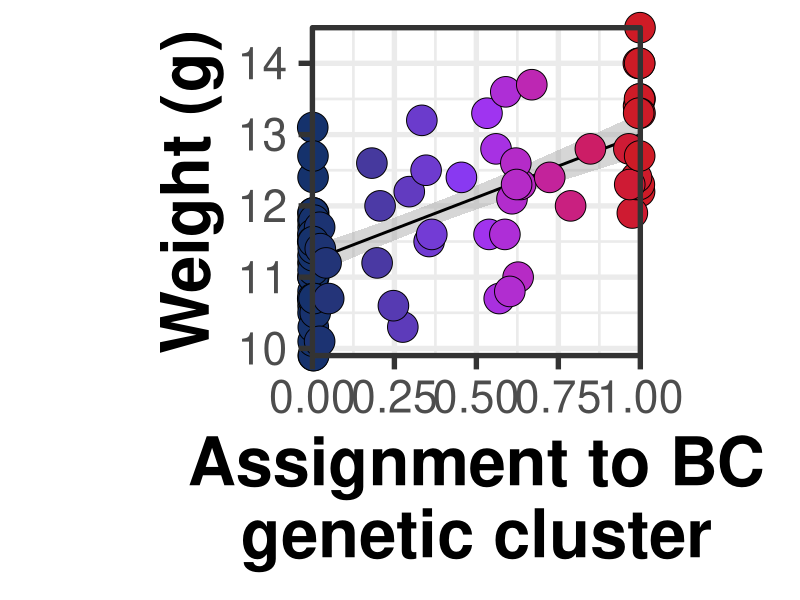
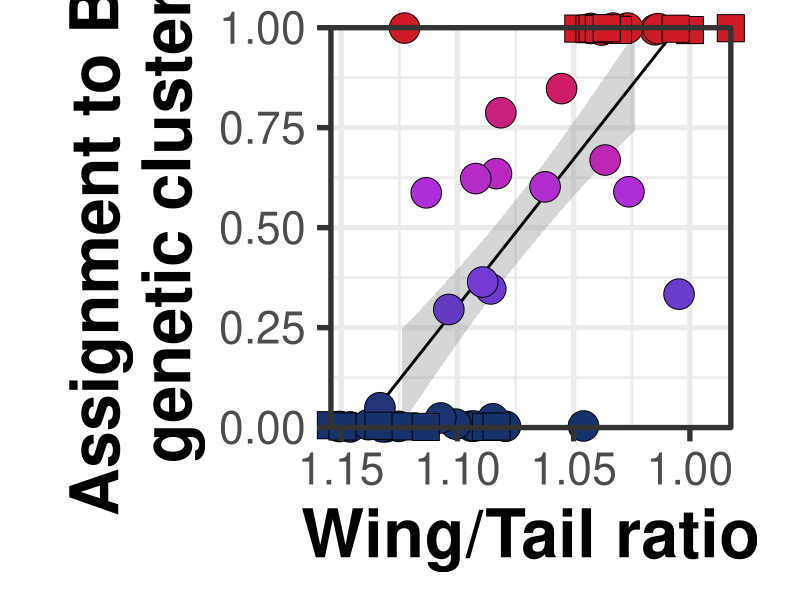
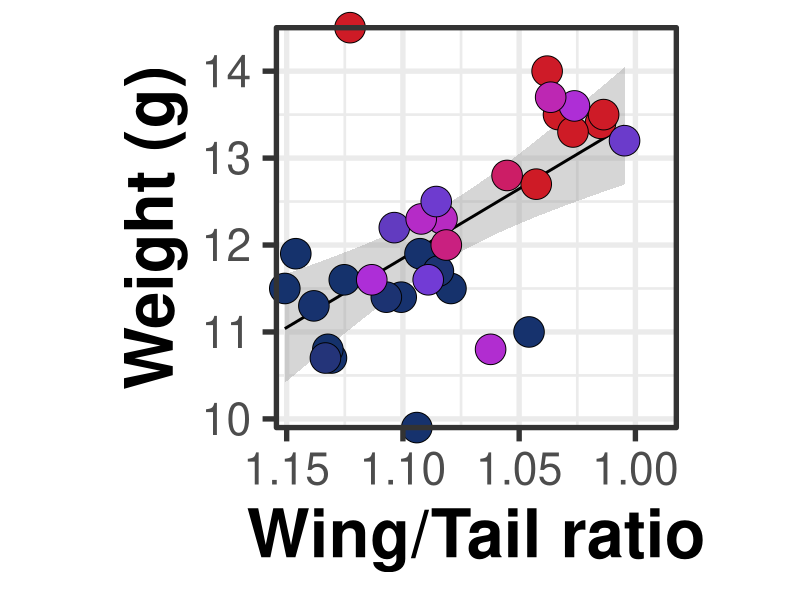

Recreate these plots in R, in order.
# 1. Loading required library
library(tidyverse)

# 2. Setwd
setwd("chickadee/output/")

# 3. Reading in data (tab delimited), dropping last blank row
temp <- read_tsv("../data/S2.txt")
temp <- temp[1:165,]

# 4. Plot and rsq for Weight vs cluster assignment. Saved plot as 1000 pixels in width.
ggplot(temp,aes(y=Weight,x=BC_genetic_cluster_assignment,fill=BC_genetic_cluster_assignment,shape=Sampling_period),color="black") + 
  geom_smooth(method = "lm",color="black") +
  geom_point(size=10) +  
  scale_x_continuous(limits=c(0,1),expand = c(0, 0),name = str_wrap("Assignment to BC genetic cluster",width=20)) + 
  scale_y_continuous(expand = c(0, 0),name=str_wrap("Weight (g)", width=20))  + 
  scale_fill_gradientn(colors=c("#15326C","#9437FF","#CE1B26")) + 
  scale_shape_manual(values = c(21,22,23,24)) +
  theme_bw(base_size = 40) +
  theme(aspect.ratio = 1) +
  theme(legend.position = "none") +
  coord_cartesian(clip = 'off') + 
  theme(axis.title=element_text(size=48,face="bold"))

temptemp <- temp %>% 
  filter(!is.na(Weight)) %>% filter(!is.na(BC_genetic_cluster_assignment)) %>% 
  select(Weight,BC_genetic_cluster_assignment) 

cor(temptemp[,1],temptemp[,2])^2

# 5. Plot and rsq for Wing/Tail ratio vs cluster assignment. Saved plot as 1000 pixels in width.
tempwingtail <- temp %>% 
  mutate(Tail=as.numeric(Tail)) %>% 
  filter(!is.na(Wing)) %>% 
  filter(!is.na(Tail)) %>%  
  filter(!is.na(BC_genetic_cluster_assignment)) %>% 
  mutate(Wing_Tail_Ratio=(Wing/Tail))
    
ggplot(tempwingtail,aes(x=Wing_Tail_Ratio,y=BC_genetic_cluster_assignment,fill=BC_genetic_cluster_assignment),color="black") + 
      geom_smooth(method = "lm",color="black") +
      geom_point(tempwingtail,size=10,mapping=aes(shape=Sampling_period)) +  
      scale_x_reverse(expand = c(0, 0),name = str_wrap("Wing/Tail ratio",width=20)) + 
      scale_y_continuous(limits=c(0,1),expand = c(0, 0),name=str_wrap("Assignment to BC genetic cluster", width=20))  + 
      scale_fill_gradientn(colors=c("#15326C","#9437FF","#CE1B26")) + 
      scale_shape_manual(values = c(21,22,23,24)) +
      theme_bw(base_size = 40) +
      theme(aspect.ratio = 1) +
      theme(legend.position = "none") +
      coord_cartesian(clip = 'off') + 
      theme(axis.title=element_text(size=48,face="bold"))

cor(tempwingtail$Wing_Tail_Ratio,tempwingtail$BC_genetic_cluster_assignment)^2    

# 6. Plot and rsq for Wing/Tail ratio vs Weight. Saved plot as 1000 pixels in width.
ggplot(tempwingtail,aes(x=Wing_Tail_Ratio,y=Weight,fill=BC_genetic_cluster_assignment),color="black") + 
  geom_smooth(method = "lm",color="black") +
  geom_point(tempwingtail,size=10,mapping=aes(shape=Sampling_period)) +  
  scale_x_reverse(expand = c(0, 0),name = str_wrap("Wing/Tail ratio",width=20)) + 
  scale_y_continuous(expand = c(0, 0),name=str_wrap("Weight (g)", width=20))  + 
  scale_fill_gradientn(colors=c("#15326C","#9437FF","#CE1B26")) + 
  scale_shape_manual(values = c(21,22,23,24)) +
  theme_bw(base_size = 40) +
  theme(aspect.ratio = 1) +
  theme(legend.position = "none") +
  coord_cartesian(clip = 'off') + 
  theme(axis.title=element_text(size=48,face="bold"))

tempwingtail <- tempwingtail %>% 
  filter(!is.na(Weight))

cor(tempwingtail$Wing_Tail_Ratio,tempwingtail$Weight)^2  

# Manually arranged these plots in ppt/illustrator along with rsq

sessionInfo()
#R version 3.5.1 (2018-07-02)
#Platform: x86_64-apple-darwin15.6.0 (64-bit)
#Running under: macOS Sierra 10.12.6
#
#Matrix products: default
#BLAS: /System/Library/Frameworks/Accelerate.framework/Versions/A/Frameworks/vecLib.framework/Versions/A/libBLAS.dylib
#LAPACK: /Library/Frameworks/R.framework/Versions/3.5/Resources/lib/libRlapack.dylib
#
#locale:
#  [1] en_NZ.UTF-8/en_NZ.UTF-8/en_NZ.UTF-8/C/en_NZ.UTF-8/en_NZ.UTF-8
#
#attached base packages:
#  [1] stats     graphics  grDevices utils     datasets  methods   base     
#
#other attached packages:
#  [1] bindrcpp_0.2.2     forcats_0.3.0      stringr_1.3.1      dplyr_0.7.8        purrr_0.3.0        readr_1.3.1       
#[7] tidyr_0.8.2        tibble_2.0.1       ggplot2_3.1.0.9000 tidyverse_1.2.1   
#
#loaded via a namespace (and not attached):
#  [1] Rcpp_1.0.1       cellranger_1.1.0 pillar_1.3.1     compiler_3.5.1   bindr_0.1.1      tools_3.5.1      jsonlite_1#.6    
#[8] lubridate_1.7.4  nlme_3.1-137     gtable_0.2.0     lattice_0.20-38  pkgconfig_2.0.2  rlang_0.3.1      cli_1.0.1       
#[15] rstudioapi_0.9.0 yaml_2.2.0       haven_2.0.0      withr_2.1.2      xml2_1.2.0       httr_1.4.0       generics_0.0.2  
#[22] hms_0.4.2        grid_3.5.1       tidyselect_0.2.5 glue_1.3.0       R6_2.3.0         fansi_0.4.0      readxl_1.2.0    
#[29] modelr_0.1.2     magrittr_1.5     backports_1.1.3  scales_1.0.0     rvest_0.3.2      assertthat_0.2.0 colorspace_1.4-0
#[36] labeling_0.3     utf8_1.1.4       stringi_1.2.4    lazyeval_0.2.1   munsell_0.5.0    broom_0.5.1      crayon_1.3.4 
